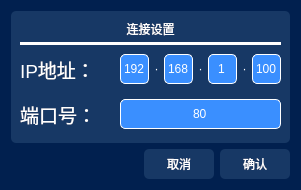
<?xml version="1.0" encoding="UTF-8"?>
<ui version="4.0">
 <class>Set_communication_Dialog</class>
 <widget class="QDialog" name="Set_communication_Dialog">
  <property name="geometry">
   <rect>
    <x>0</x>
    <y>0</y>
    <width>301</width>
    <height>177</height>
   </rect>
  </property>
  <property name="sizePolicy">
   <sizepolicy hsizetype="Fixed" vsizetype="Fixed">
    <horstretch>0</horstretch>
    <verstretch>0</verstretch>
   </sizepolicy>
  </property>
  <property name="maximumSize">
   <size>
    <width>301</width>
    <height>177</height>
   </size>
  </property>
  <property name="windowTitle">
   <string>连接至RGA</string>
  </property>
  <property name="windowIcon">
   <iconset resource="icon.qrc">
    <normaloff>:/new/prefix1/icon/setting_icon.png</normaloff>:/new/prefix1/icon/setting_icon.png</iconset>
  </property>
  <property name="styleSheet">
   <string notr="true">QWidget{
	background-color: rgb(1, 32, 79);
    border-radius: 5px; 
	color: rgb(255, 255, 255);
}</string>
  </property>
  <property name="modal">
   <bool>false</bool>
  </property>
  <layout class="QVBoxLayout" name="verticalLayout">
   <item>
    <widget class="QWidget" name="widget_2" native="true">
     <property name="styleSheet">
      <string notr="true">QWidget
{
background-color: rgb(23, 56, 101);
font: 14pt &quot;Microsoft YaHei UI&quot;;
}
QcomboBox
{
background-color: rgb(58, 143, 255);
}</string>
     </property>
     <layout class="QVBoxLayout" name="verticalLayout_3">
      <property name="spacing">
       <number>4</number>
      </property>
      <item>
       <widget class="QLabel" name="label_14">
        <property name="styleSheet">
         <string notr="true">font: 700 18pt &quot;Microsoft YaHei UI&quot;;</string>
        </property>
        <property name="text">
         <string>连接设置</string>
        </property>
        <property name="alignment">
         <set>Qt::AlignCenter</set>
        </property>
       </widget>
      </item>
      <item>
       <widget class="Line" name="line_2">
        <property name="styleSheet">
         <string notr="true">background-color: rgb(255, 255, 255);</string>
        </property>
        <property name="frameShadow">
         <enum>QFrame::Plain</enum>
        </property>
        <property name="orientation">
         <enum>Qt::Horizontal</enum>
        </property>
       </widget>
      </item>
      <item>
       <widget class="QWidget" name="widget_11" native="true">
        <layout class="QVBoxLayout" name="verticalLayout_5">
         <property name="spacing">
          <number>15</number>
         </property>
         <property name="leftMargin">
          <number>0</number>
         </property>
         <property name="topMargin">
          <number>5</number>
         </property>
         <property name="rightMargin">
          <number>0</number>
         </property>
         <property name="bottomMargin">
          <number>5</number>
         </property>
         <item>
          <widget class="QWidget" name="widget_17" native="true">
           <property name="styleSheet">
            <string notr="true"/>
           </property>
           <layout class="QHBoxLayout" name="horizontalLayout_14">
            <property name="spacing">
             <number>0</number>
            </property>
            <property name="leftMargin">
             <number>0</number>
            </property>
            <property name="topMargin">
             <number>0</number>
            </property>
            <property name="rightMargin">
             <number>0</number>
            </property>
            <property name="bottomMargin">
             <number>0</number>
            </property>
            <item>
             <widget class="QLabel" name="label_18">
              <property name="sizePolicy">
               <sizepolicy hsizetype="Fixed" vsizetype="Fixed">
                <horstretch>100</horstretch>
                <verstretch>30</verstretch>
               </sizepolicy>
              </property>
              <property name="minimumSize">
               <size>
                <width>100</width>
                <height>30</height>
               </size>
              </property>
              <property name="maximumSize">
               <size>
                <width>100</width>
                <height>30</height>
               </size>
              </property>
              <property name="font">
               <font>
                <family>Microsoft YaHei UI</family>
                <pointsize>14</pointsize>
                <italic>false</italic>
                <bold>false</bold>
               </font>
              </property>
              <property name="styleSheet">
               <string notr="true"/>
              </property>
              <property name="text">
               <string>IP地址：</string>
              </property>
              <property name="alignment">
               <set>Qt::AlignLeading|Qt::AlignLeft|Qt::AlignVCenter</set>
              </property>
             </widget>
            </item>
            <item>
             <widget class="QSpinBox" name="IP1_spinBox">
              <property name="sizePolicy">
               <sizepolicy hsizetype="Preferred" vsizetype="Fixed">
                <horstretch>0</horstretch>
                <verstretch>0</verstretch>
               </sizepolicy>
              </property>
              <property name="minimumSize">
               <size>
                <width>0</width>
                <height>30</height>
               </size>
              </property>
              <property name="focusPolicy">
               <enum>Qt::ClickFocus</enum>
              </property>
              <property name="styleSheet">
               <string notr="true">background-color: rgb(58, 143, 255);
  border:1px solid rgb(255, 255, 255);</string>
              </property>
              <property name="alignment">
               <set>Qt::AlignCenter</set>
              </property>
              <property name="buttonSymbols">
               <enum>QAbstractSpinBox::NoButtons</enum>
              </property>
              <property name="suffix">
               <string/>
              </property>
              <property name="prefix">
               <string/>
              </property>
              <property name="maximum">
               <number>255</number>
              </property>
              <property name="value">
               <number>192</number>
              </property>
              <property name="displayIntegerBase">
               <number>10</number>
              </property>
             </widget>
            </item>
            <item>
             <widget class="QLabel" name="label_19">
              <property name="sizePolicy">
               <sizepolicy hsizetype="Fixed" vsizetype="Fixed">
                <horstretch>0</horstretch>
                <verstretch>0</verstretch>
               </sizepolicy>
              </property>
              <property name="minimumSize">
               <size>
                <width>15</width>
                <height>30</height>
               </size>
              </property>
              <property name="maximumSize">
               <size>
                <width>15</width>
                <height>30</height>
               </size>
              </property>
              <property name="text">
               <string>·</string>
              </property>
              <property name="alignment">
               <set>Qt::AlignCenter</set>
              </property>
             </widget>
            </item>
            <item>
             <widget class="QSpinBox" name="IP2_spinBox">
              <property name="sizePolicy">
               <sizepolicy hsizetype="Preferred" vsizetype="Fixed">
                <horstretch>0</horstretch>
                <verstretch>0</verstretch>
               </sizepolicy>
              </property>
              <property name="minimumSize">
               <size>
                <width>0</width>
                <height>30</height>
               </size>
              </property>
              <property name="focusPolicy">
               <enum>Qt::ClickFocus</enum>
              </property>
              <property name="styleSheet">
               <string notr="true">background-color: rgb(58, 143, 255);
  border:1px solid rgb(255, 255, 255);</string>
              </property>
              <property name="alignment">
               <set>Qt::AlignCenter</set>
              </property>
              <property name="buttonSymbols">
               <enum>QAbstractSpinBox::NoButtons</enum>
              </property>
              <property name="suffix">
               <string/>
              </property>
              <property name="prefix">
               <string/>
              </property>
              <property name="maximum">
               <number>255</number>
              </property>
              <property name="value">
               <number>168</number>
              </property>
              <property name="displayIntegerBase">
               <number>10</number>
              </property>
             </widget>
            </item>
            <item>
             <widget class="QLabel" name="label_29">
              <property name="sizePolicy">
               <sizepolicy hsizetype="Fixed" vsizetype="Fixed">
                <horstretch>0</horstretch>
                <verstretch>0</verstretch>
               </sizepolicy>
              </property>
              <property name="minimumSize">
               <size>
                <width>15</width>
                <height>30</height>
               </size>
              </property>
              <property name="maximumSize">
               <size>
                <width>15</width>
                <height>30</height>
               </size>
              </property>
              <property name="text">
               <string>·</string>
              </property>
              <property name="alignment">
               <set>Qt::AlignCenter</set>
              </property>
             </widget>
            </item>
            <item>
             <widget class="QSpinBox" name="IP3_spinBox">
              <property name="sizePolicy">
               <sizepolicy hsizetype="Preferred" vsizetype="Fixed">
                <horstretch>0</horstretch>
                <verstretch>0</verstretch>
               </sizepolicy>
              </property>
              <property name="minimumSize">
               <size>
                <width>0</width>
                <height>30</height>
               </size>
              </property>
              <property name="focusPolicy">
               <enum>Qt::ClickFocus</enum>
              </property>
              <property name="styleSheet">
               <string notr="true">background-color: rgb(58, 143, 255);
  border:1px solid rgb(255, 255, 255);</string>
              </property>
              <property name="alignment">
               <set>Qt::AlignCenter</set>
              </property>
              <property name="buttonSymbols">
               <enum>QAbstractSpinBox::NoButtons</enum>
              </property>
              <property name="suffix">
               <string/>
              </property>
              <property name="prefix">
               <string/>
              </property>
              <property name="maximum">
               <number>255</number>
              </property>
              <property name="value">
               <number>1</number>
              </property>
              <property name="displayIntegerBase">
               <number>10</number>
              </property>
             </widget>
            </item>
            <item>
             <widget class="QLabel" name="label_30">
              <property name="sizePolicy">
               <sizepolicy hsizetype="Fixed" vsizetype="Fixed">
                <horstretch>0</horstretch>
                <verstretch>0</verstretch>
               </sizepolicy>
              </property>
              <property name="minimumSize">
               <size>
                <width>15</width>
                <height>30</height>
               </size>
              </property>
              <property name="maximumSize">
               <size>
                <width>15</width>
                <height>30</height>
               </size>
              </property>
              <property name="text">
               <string>·</string>
              </property>
              <property name="alignment">
               <set>Qt::AlignCenter</set>
              </property>
             </widget>
            </item>
            <item>
             <widget class="QSpinBox" name="IP4_spinBox">
              <property name="sizePolicy">
               <sizepolicy hsizetype="Preferred" vsizetype="Fixed">
                <horstretch>0</horstretch>
                <verstretch>0</verstretch>
               </sizepolicy>
              </property>
              <property name="minimumSize">
               <size>
                <width>0</width>
                <height>30</height>
               </size>
              </property>
              <property name="focusPolicy">
               <enum>Qt::ClickFocus</enum>
              </property>
              <property name="styleSheet">
               <string notr="true">background-color: rgb(58, 143, 255);
  border:1px solid rgb(255, 255, 255);</string>
              </property>
              <property name="alignment">
               <set>Qt::AlignCenter</set>
              </property>
              <property name="buttonSymbols">
               <enum>QAbstractSpinBox::NoButtons</enum>
              </property>
              <property name="suffix">
               <string/>
              </property>
              <property name="prefix">
               <string/>
              </property>
              <property name="maximum">
               <number>255</number>
              </property>
              <property name="value">
               <number>100</number>
              </property>
              <property name="displayIntegerBase">
               <number>10</number>
              </property>
             </widget>
            </item>
           </layout>
          </widget>
         </item>
         <item>
          <widget class="QWidget" name="widget_29" native="true">
           <property name="styleSheet">
            <string notr="true"/>
           </property>
           <layout class="QHBoxLayout" name="horizontalLayout_25">
            <property name="spacing">
             <number>0</number>
            </property>
            <property name="leftMargin">
             <number>0</number>
            </property>
            <property name="topMargin">
             <number>0</number>
            </property>
            <property name="rightMargin">
             <number>0</number>
            </property>
            <property name="bottomMargin">
             <number>0</number>
            </property>
            <item>
             <widget class="QLabel" name="label_31">
              <property name="sizePolicy">
               <sizepolicy hsizetype="Fixed" vsizetype="Fixed">
                <horstretch>100</horstretch>
                <verstretch>30</verstretch>
               </sizepolicy>
              </property>
              <property name="minimumSize">
               <size>
                <width>100</width>
                <height>30</height>
               </size>
              </property>
              <property name="maximumSize">
               <size>
                <width>100</width>
                <height>30</height>
               </size>
              </property>
              <property name="font">
               <font>
                <family>Microsoft YaHei UI</family>
                <pointsize>14</pointsize>
                <italic>false</italic>
                <bold>false</bold>
               </font>
              </property>
              <property name="styleSheet">
               <string notr="true"/>
              </property>
              <property name="text">
               <string>端口号：</string>
              </property>
              <property name="alignment">
               <set>Qt::AlignLeading|Qt::AlignLeft|Qt::AlignVCenter</set>
              </property>
             </widget>
            </item>
            <item>
             <widget class="QSpinBox" name="Com_number_spinBox">
              <property name="sizePolicy">
               <sizepolicy hsizetype="Preferred" vsizetype="Fixed">
                <horstretch>0</horstretch>
                <verstretch>0</verstretch>
               </sizepolicy>
              </property>
              <property name="minimumSize">
               <size>
                <width>0</width>
                <height>30</height>
               </size>
              </property>
              <property name="focusPolicy">
               <enum>Qt::ClickFocus</enum>
              </property>
              <property name="styleSheet">
               <string notr="true">background-color: rgb(58, 143, 255);
  border:1px solid rgb(255, 255, 255);</string>
              </property>
              <property name="alignment">
               <set>Qt::AlignCenter</set>
              </property>
              <property name="buttonSymbols">
               <enum>QAbstractSpinBox::NoButtons</enum>
              </property>
              <property name="suffix">
               <string/>
              </property>
              <property name="prefix">
               <string/>
              </property>
              <property name="maximum">
               <number>65535</number>
              </property>
              <property name="value">
               <number>80</number>
              </property>
              <property name="displayIntegerBase">
               <number>10</number>
              </property>
             </widget>
            </item>
           </layout>
          </widget>
         </item>
        </layout>
       </widget>
      </item>
     </layout>
    </widget>
   </item>
   <item>
    <widget class="QWidget" name="widget" native="true">
     <layout class="QHBoxLayout" name="horizontalLayout">
      <property name="leftMargin">
       <number>0</number>
      </property>
      <property name="topMargin">
       <number>0</number>
      </property>
      <property name="rightMargin">
       <number>0</number>
      </property>
      <property name="bottomMargin">
       <number>0</number>
      </property>
      <item>
       <spacer name="horizontalSpacer">
        <property name="orientation">
         <enum>Qt::Horizontal</enum>
        </property>
        <property name="sizeHint" stdset="0">
         <size>
          <width>40</width>
          <height>20</height>
         </size>
        </property>
       </spacer>
      </item>
      <item>
       <widget class="QPushButton" name="Cancel_Button">
        <property name="sizePolicy">
         <sizepolicy hsizetype="Fixed" vsizetype="Fixed">
          <horstretch>0</horstretch>
          <verstretch>0</verstretch>
         </sizepolicy>
        </property>
        <property name="minimumSize">
         <size>
          <width>70</width>
          <height>30</height>
         </size>
        </property>
        <property name="maximumSize">
         <size>
          <width>70</width>
          <height>30</height>
         </size>
        </property>
        <property name="layoutDirection">
         <enum>Qt::RightToLeft</enum>
        </property>
        <property name="styleSheet">
         <string notr="true">QPushButton {
    /* 正常状态下的样式 */
	font: 700 16pt &quot;Microsoft YaHei UI&quot;;
 color:rgb(255, 255, 255);
    background-color: rgb(23, 56, 101);/* 正常状态下的背景颜色 */
    border-radius: 5px; 
}

QPushButton:hover {
    /* 鼠标悬停状态下的样式 */
    background-color:rgb(32, 77, 136); /* 悬停状态下的背景颜色 */
}</string>
        </property>
        <property name="text">
         <string>取消</string>
        </property>
        <property name="iconSize">
         <size>
          <width>40</width>
          <height>40</height>
         </size>
        </property>
       </widget>
      </item>
      <item>
       <widget class="QPushButton" name="Ack_Button">
        <property name="sizePolicy">
         <sizepolicy hsizetype="Fixed" vsizetype="Fixed">
          <horstretch>0</horstretch>
          <verstretch>0</verstretch>
         </sizepolicy>
        </property>
        <property name="minimumSize">
         <size>
          <width>70</width>
          <height>30</height>
         </size>
        </property>
        <property name="maximumSize">
         <size>
          <width>70</width>
          <height>30</height>
         </size>
        </property>
        <property name="layoutDirection">
         <enum>Qt::RightToLeft</enum>
        </property>
        <property name="styleSheet">
         <string notr="true">QPushButton {
    /* 正常状态下的样式 */
	font: 700 16pt &quot;Microsoft YaHei UI&quot;;
 color:rgb(255, 255, 255);
    background-color: rgb(23, 56, 101);/* 正常状态下的背景颜色 */
    border-radius: 5px; 
}

QPushButton:hover {
    /* 鼠标悬停状态下的样式 */
    background-color:rgb(32, 77, 136); /* 悬停状态下的背景颜色 */
}</string>
        </property>
        <property name="text">
         <string>确认</string>
        </property>
        <property name="iconSize">
         <size>
          <width>40</width>
          <height>40</height>
         </size>
        </property>
       </widget>
      </item>
     </layout>
    </widget>
   </item>
  </layout>
 </widget>
 <resources>
  <include location="icon.qrc"/>
 </resources>
 <connections/>
</ui>
